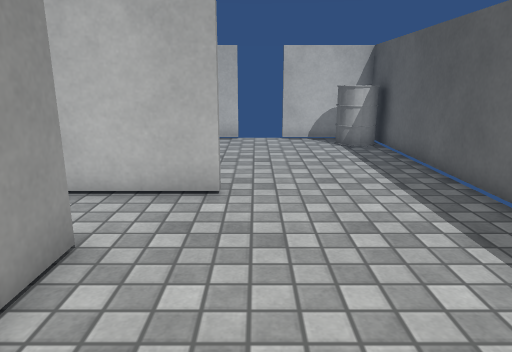
View 1 (above)

16 first-person views from a walk through a Unity game level. The camera is 1.2 m above the floor, tilts 14° down and sees 70° across. The floor is counted in squares, 0.5 m on a side. Each view is taken from the middle of a square. On the plan, view 1 faces up. The plan holds only what a view shows up to about 20 squares ahead; the rest is blank. The player is left out. Door leaves are left out, so doorways stand open. Surface patterns are stand-ins for the level's own textures.

View 2
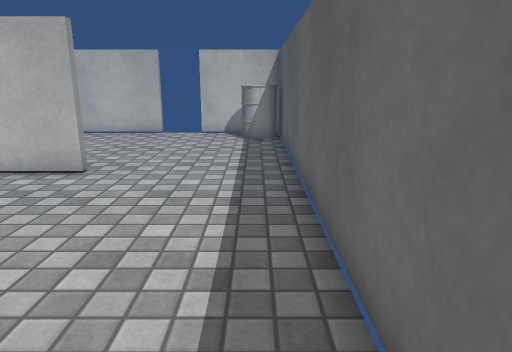

View 3
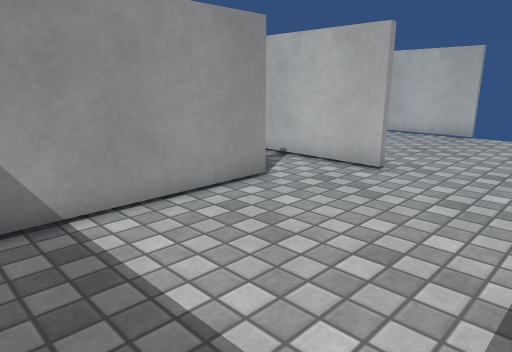

View 4
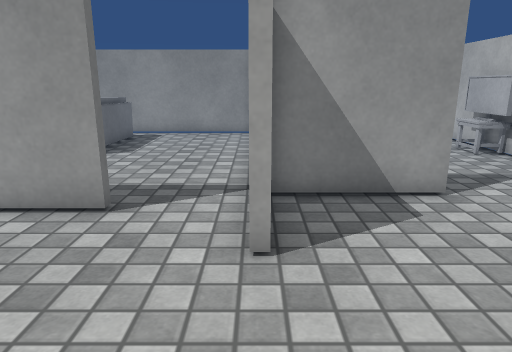

View 5
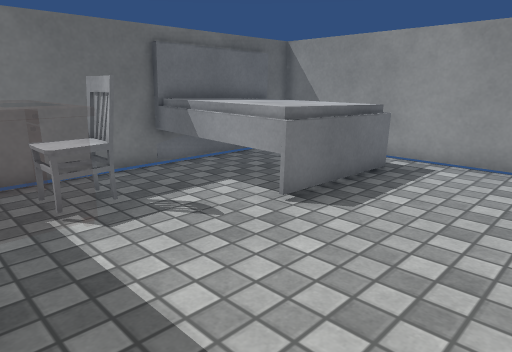

View 6
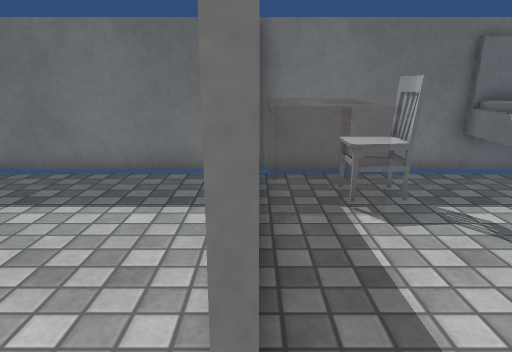

View 7
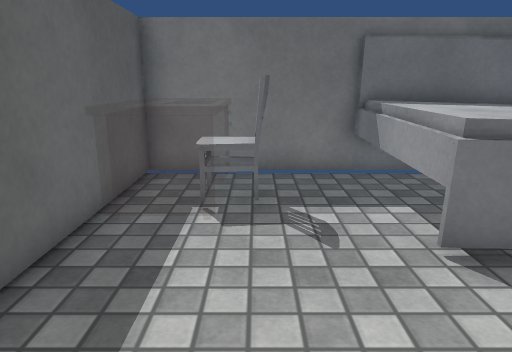

View 8
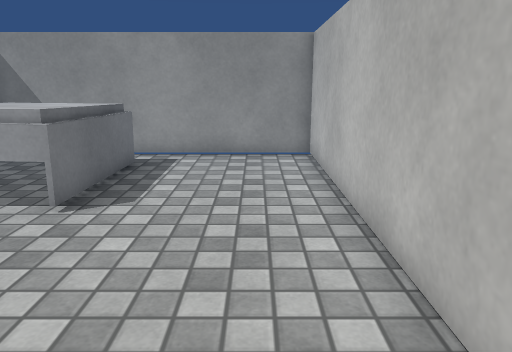

View 9
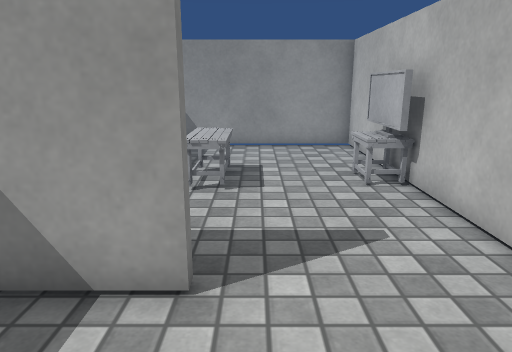

View 10
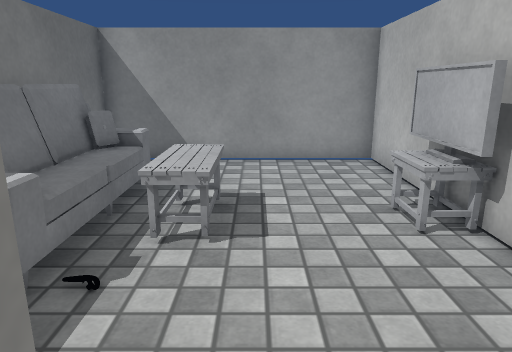

View 11
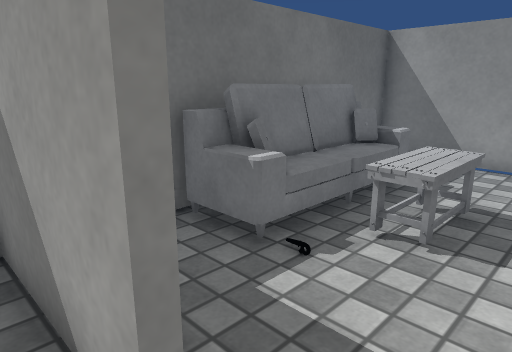

View 12
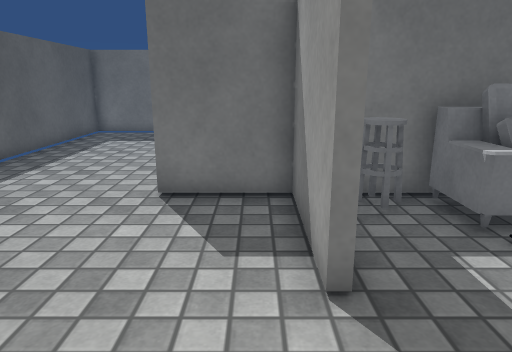

View 13
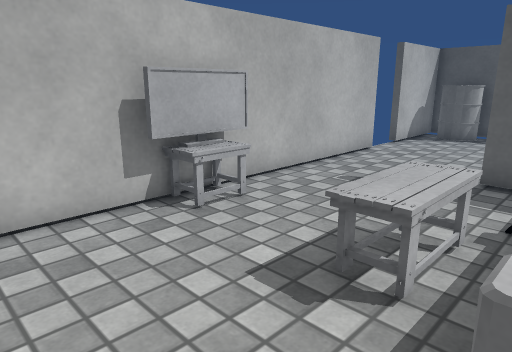

View 14
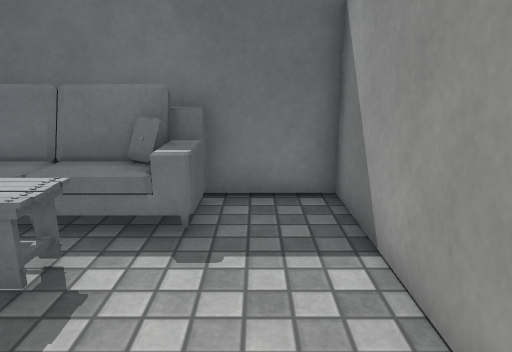

View 15
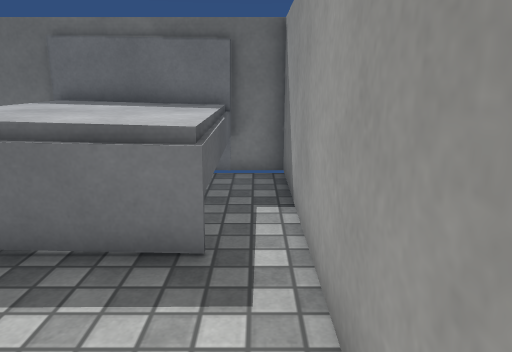

View 16
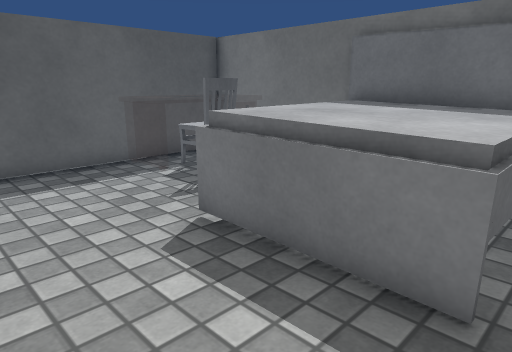

### Floor plan
Ten units are one square. View 1 is at (0, 0); x grows to the right and y downward. Boxes are objects, and circles mark ways between rooms. Rooms are numbered by the first view taken in them; rooms with no view inside come last. Other rooms are left out.
<svg viewBox="-153 -175 210 215">
<path fill="none" stroke="#000" d="M-8 -79 -35 -79M-31 -51 -27 -51 -27 11M-38 -122 -38 -82 -8 -82M-8 -168 -35 -168M-16 30 52 30 52 -168 11 -168M-95 30 -30 30 -30 -42M-35 -79 -148 -79 -148 30 -132 30M-41 -115 -41 -122M-35 -168 -148 -168 -148 -82 -52 -82"/>
<rect x="25" y="-165" width="20" height="30" fill="#bbb"><title>barrel</title></rect>
<rect x="-135" y="-25" width="50" height="60" fill="#bbb"><title>other object</title></rect>
<rect x="-65" y="-5" width="10" height="20" fill="#bbb"><title>other object</title></rect>
<rect x="-125" y="-105" width="60" height="20" fill="#bbb"><title>sofa</title></rect>
<rect x="-105" y="-125" width="20" height="10" fill="#bbb"><title>table</title></rect>
<rect x="-105" y="-165" width="30" height="10" fill="#bbb"><title>TV</title></rect>
<rect x="-55" y="-95" width="10" height="10" fill="#bbb"><title>stool</title></rect>
<circle cx="-30" cy="-65" r="3" fill="#2a7"/>
<circle cx="-40" cy="-145" r="3" fill="#2a7"/>
<text x="10" y="-70">1</text>
<text x="-90" y="-30">2</text>
<text x="-90" y="-130">3</text>
</svg>
Room 1 opens to room 2. Room 1 opens to room 3.

Where each view was taken, in squares from view 1:
view 1: 0 up, 0 right, facing up
view 2: 2 down, 4 right, facing up
view 3: 2 down, 4 right, facing up-left
view 4: 8 up, 4 right, facing left
view 5: 7 up, 3 left, facing down-left
view 6: 7 up, 3 left, facing down
view 7: 7 up, 6 left, facing down
view 8: 6 up, 2 left, facing left
view 9: 13 up, 0 right, facing left
view 10: 13 up, 3 left, facing left
view 11: 14 up, 3 left, facing down-left
view 12: 16 up, 3 left, facing down
view 13: 10 up, 14 left, facing up-right
view 14: 16 up, 13 left, facing down
view 15: 7 up, 14 left, facing down
view 16: 6 up, 14 left, facing down-right
